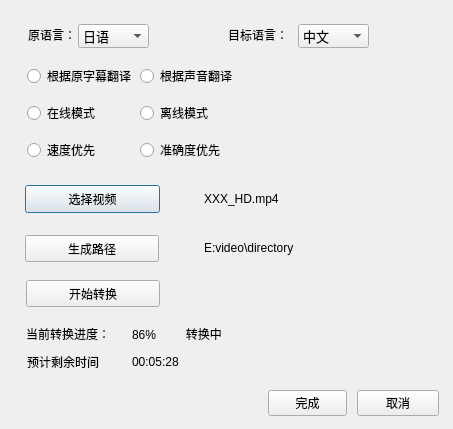
<?xml version="1.0" encoding="UTF-8"?>
<ui version="4.0">
 <class>TestDialog</class>
 <widget class="QDialog" name="TestDialog">
  <property name="geometry">
   <rect>
    <x>0</x>
    <y>0</y>
    <width>453</width>
    <height>429</height>
   </rect>
  </property>
  <property name="windowTitle">
   <string>翻译</string>
  </property>
  <widget class="QComboBox" name="comboBox">
   <property name="geometry">
    <rect>
     <x>78</x>
     <y>24</y>
     <width>71</width>
     <height>24</height>
    </rect>
   </property>
   <property name="font">
    <font>
     <family>Arial</family>
     <pointsize>10</pointsize>
    </font>
   </property>
   <item>
    <property name="text">
     <string>日语</string>
    </property>
   </item>
   <item>
    <property name="text">
     <string>英语</string>
    </property>
   </item>
   <item>
    <property name="text">
     <string>韩语</string>
    </property>
   </item>
   <item>
    <property name="text">
     <string>中文</string>
    </property>
   </item>
  </widget>
  <widget class="QLabel" name="label">
   <property name="geometry">
    <rect>
     <x>28</x>
     <y>24</y>
     <width>51</width>
     <height>21</height>
    </rect>
   </property>
   <property name="text">
    <string>原语言：</string>
   </property>
  </widget>
  <widget class="QLabel" name="label_2">
   <property name="geometry">
    <rect>
     <x>228</x>
     <y>24</y>
     <width>61</width>
     <height>21</height>
    </rect>
   </property>
   <property name="text">
    <string>目标语言：</string>
   </property>
  </widget>
  <widget class="QPushButton" name="pushButton">
   <property name="geometry">
    <rect>
     <x>25</x>
     <y>185</y>
     <width>135</width>
     <height>28</height>
    </rect>
   </property>
   <property name="sizePolicy">
    <sizepolicy hsizetype="Fixed" vsizetype="Fixed">
     <horstretch>0</horstretch>
     <verstretch>0</verstretch>
    </sizepolicy>
   </property>
   <property name="text">
    <string>选择视频</string>
   </property>
  </widget>
  <widget class="QPushButton" name="pushButton_2">
   <property name="geometry">
    <rect>
     <x>25</x>
     <y>235</y>
     <width>134</width>
     <height>27</height>
    </rect>
   </property>
   <property name="text">
    <string>生成路径</string>
   </property>
  </widget>
  <widget class="QPushButton" name="pushButton_3">
   <property name="geometry">
    <rect>
     <x>268</x>
     <y>390</y>
     <width>79</width>
     <height>26</height>
    </rect>
   </property>
   <property name="text">
    <string>完成</string>
   </property>
  </widget>
  <widget class="QPushButton" name="pushButton_4">
   <property name="geometry">
    <rect>
     <x>357</x>
     <y>390</y>
     <width>82</width>
     <height>26</height>
    </rect>
   </property>
   <property name="text">
    <string>取消</string>
   </property>
  </widget>
  <widget class="QLabel" name="label_6">
   <property name="geometry">
    <rect>
     <x>26</x>
     <y>323</y>
     <width>91</width>
     <height>21</height>
    </rect>
   </property>
   <property name="text">
    <string>当前转换进度：</string>
   </property>
  </widget>
  <widget class="QLabel" name="label_7">
   <property name="geometry">
    <rect>
     <x>132</x>
     <y>323</y>
     <width>145</width>
     <height>21</height>
    </rect>
   </property>
   <property name="text">
    <string>86%         转换中</string>
   </property>
  </widget>
  <widget class="QLabel" name="label_8">
   <property name="geometry">
    <rect>
     <x>204</x>
     <y>186</y>
     <width>214</width>
     <height>25</height>
    </rect>
   </property>
   <property name="text">
    <string>XXX_HD.mp4</string>
   </property>
  </widget>
  <widget class="QLabel" name="label_9">
   <property name="geometry">
    <rect>
     <x>204</x>
     <y>235</y>
     <width>214</width>
     <height>25</height>
    </rect>
   </property>
   <property name="text">
    <string>E:video\directory</string>
   </property>
  </widget>
  <widget class="QLabel" name="label_10">
   <property name="geometry">
    <rect>
     <x>27</x>
     <y>351</y>
     <width>91</width>
     <height>21</height>
    </rect>
   </property>
   <property name="text">
    <string>预计剩余时间</string>
   </property>
  </widget>
  <widget class="QLabel" name="label_11">
   <property name="geometry">
    <rect>
     <x>132</x>
     <y>351</y>
     <width>91</width>
     <height>21</height>
    </rect>
   </property>
   <property name="text">
    <string>00:05:28</string>
   </property>
  </widget>
  <widget class="QComboBox" name="comboBox_2">
   <property name="geometry">
    <rect>
     <x>298</x>
     <y>24</y>
     <width>71</width>
     <height>24</height>
    </rect>
   </property>
   <property name="font">
    <font>
     <family>Arial</family>
     <pointsize>10</pointsize>
    </font>
   </property>
   <item>
    <property name="text">
     <string>中文</string>
    </property>
   </item>
   <item>
    <property name="text">
     <string>英语</string>
    </property>
   </item>
   <item>
    <property name="text">
     <string>日语</string>
    </property>
   </item>
   <item>
    <property name="text">
     <string>韩语</string>
    </property>
   </item>
  </widget>
  <widget class="QPushButton" name="pushButton_5">
   <property name="geometry">
    <rect>
     <x>26</x>
     <y>280</y>
     <width>134</width>
     <height>27</height>
    </rect>
   </property>
   <property name="text">
    <string>开始转换</string>
   </property>
  </widget>
  <widget class="QWidget" name="">
   <property name="geometry">
    <rect>
     <x>27</x>
     <y>57</y>
     <width>210</width>
     <height>114</height>
    </rect>
   </property>
   <layout class="QGridLayout" name="gridLayout">
    <item row="0" column="1">
     <widget class="QRadioButton" name="radioButton_5">
      <property name="text">
       <string>根据声音翻译</string>
      </property>
      <attribute name="buttonGroup">
       <string notr="true">buttonGroup</string>
      </attribute>
     </widget>
    </item>
    <item row="0" column="0">
     <widget class="QRadioButton" name="radioButton_6">
      <property name="text">
       <string>根据原字幕翻译</string>
      </property>
      <attribute name="buttonGroup">
       <string notr="true">buttonGroup</string>
      </attribute>
     </widget>
    </item>
    <item row="1" column="0">
     <widget class="QRadioButton" name="radioButton_3">
      <property name="text">
       <string>在线模式</string>
      </property>
      <attribute name="buttonGroup">
       <string notr="true">buttonGroup_2</string>
      </attribute>
     </widget>
    </item>
    <item row="2" column="1">
     <widget class="QRadioButton" name="radioButton_2">
      <property name="text">
       <string>准确度优先</string>
      </property>
      <attribute name="buttonGroup">
       <string notr="true">buttonGroup_3</string>
      </attribute>
     </widget>
    </item>
    <item row="1" column="1">
     <widget class="QRadioButton" name="radioButton_4">
      <property name="text">
       <string>离线模式</string>
      </property>
      <attribute name="buttonGroup">
       <string notr="true">buttonGroup_2</string>
      </attribute>
     </widget>
    </item>
    <item row="2" column="0">
     <widget class="QRadioButton" name="radioButton">
      <property name="text">
       <string>速度优先</string>
      </property>
      <attribute name="buttonGroup">
       <string notr="true">buttonGroup_3</string>
      </attribute>
     </widget>
    </item>
   </layout>
  </widget>
 </widget>
 <resources/>
 <connections/>
 <buttongroups>
  <buttongroup name="buttonGroup"/>
  <buttongroup name="buttonGroup_2"/>
  <buttongroup name="buttonGroup_3"/>
 </buttongroups>
</ui>
